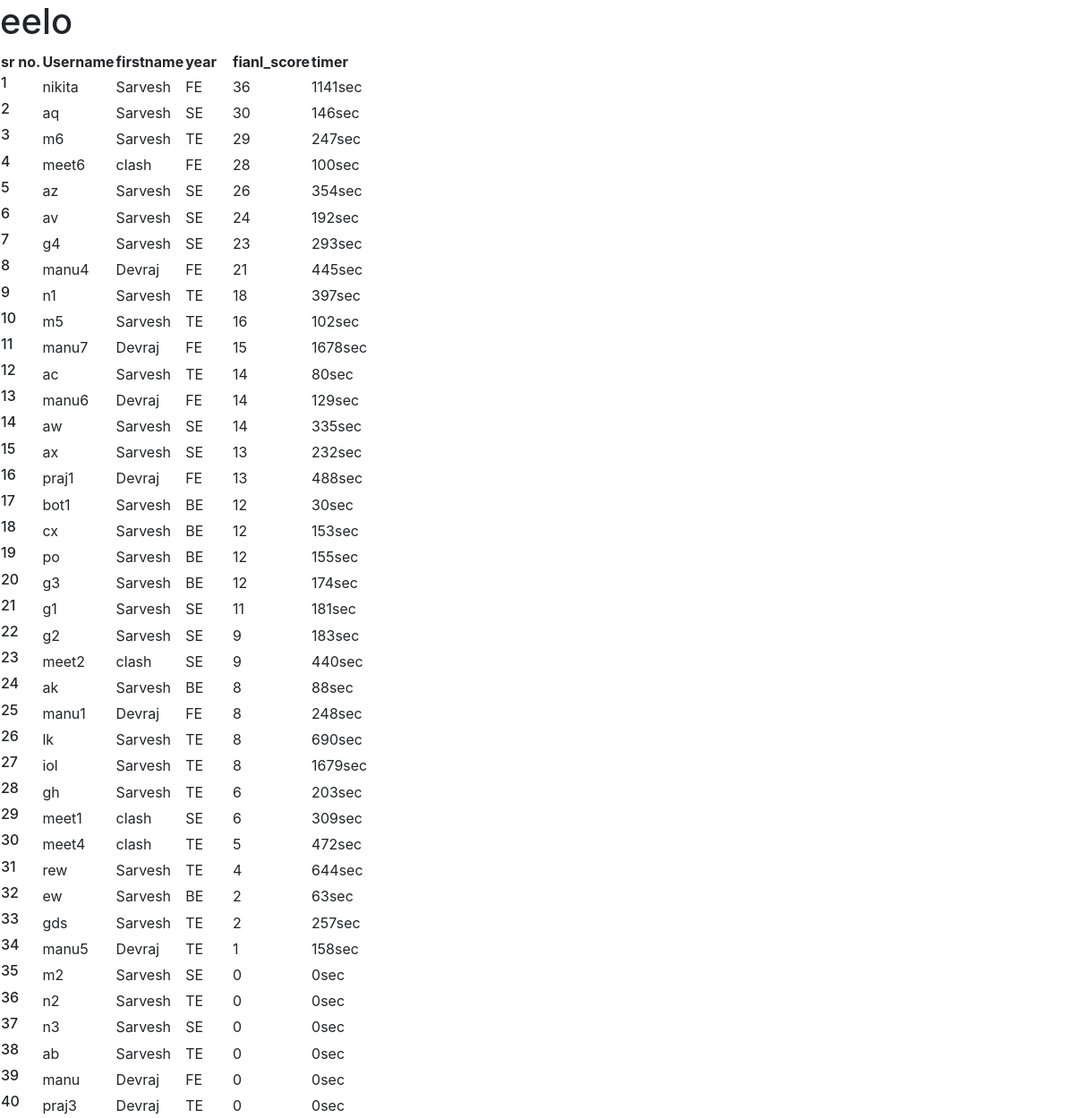
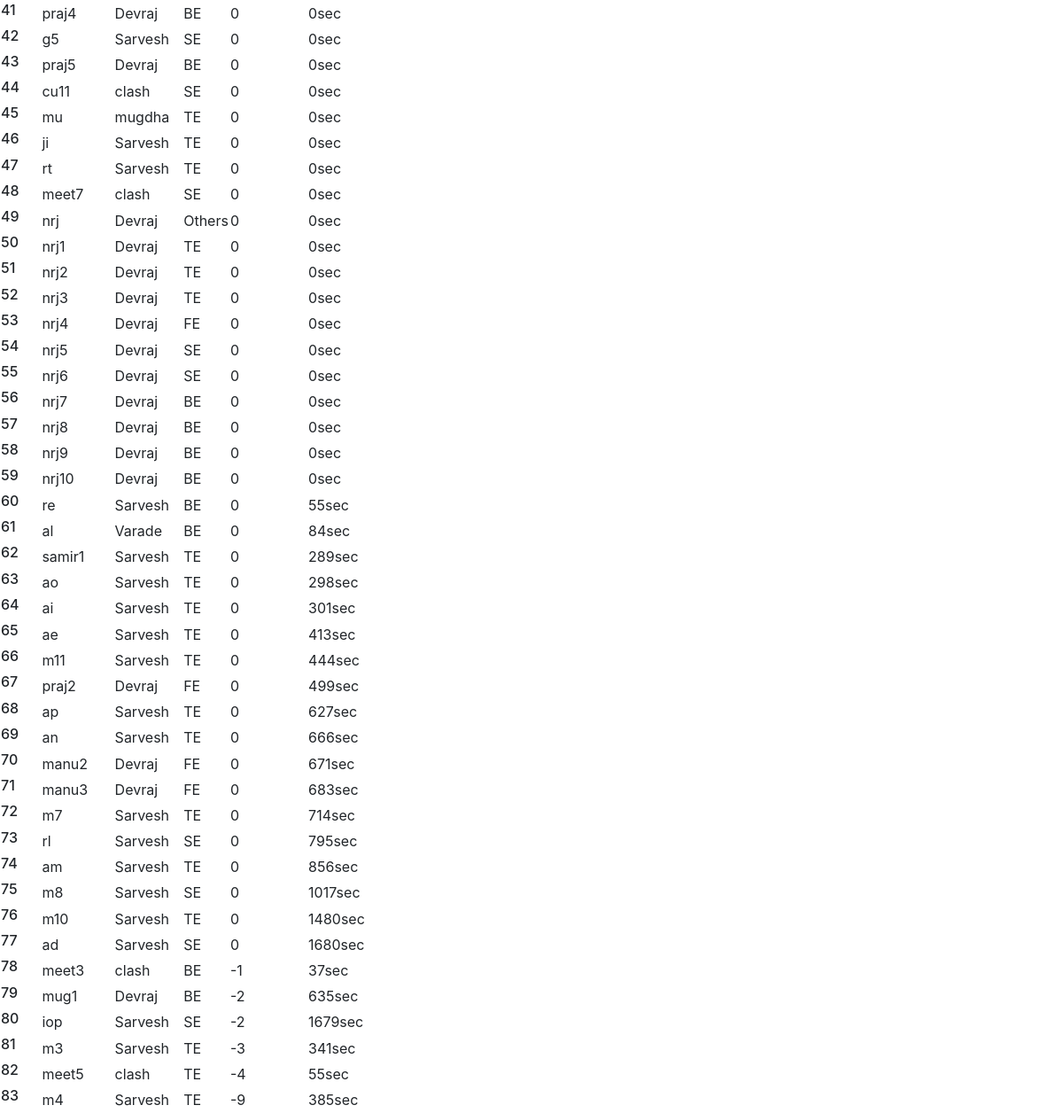
The app's page /leaderboard/, older data (2 pictures, top to bottom).
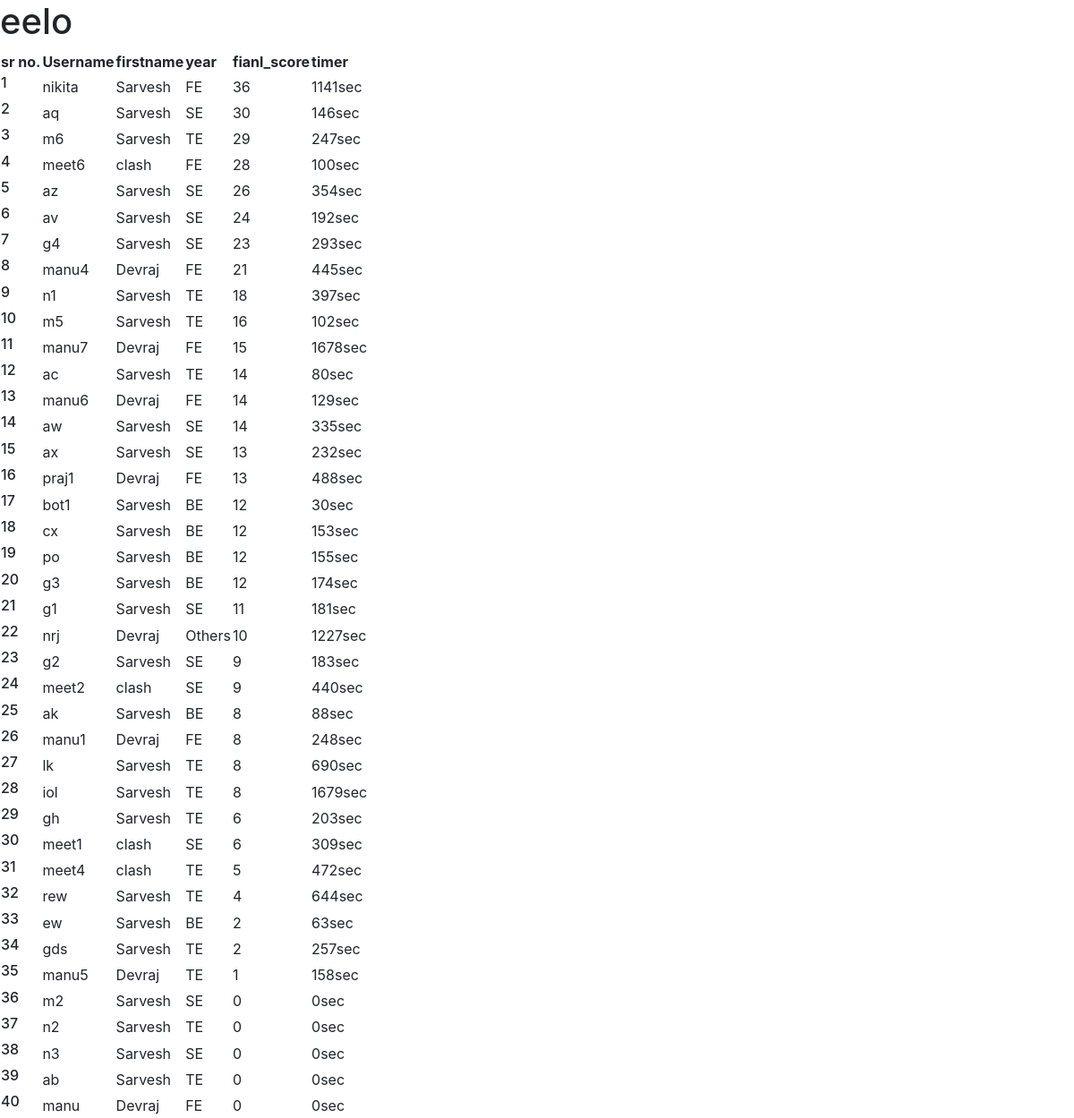
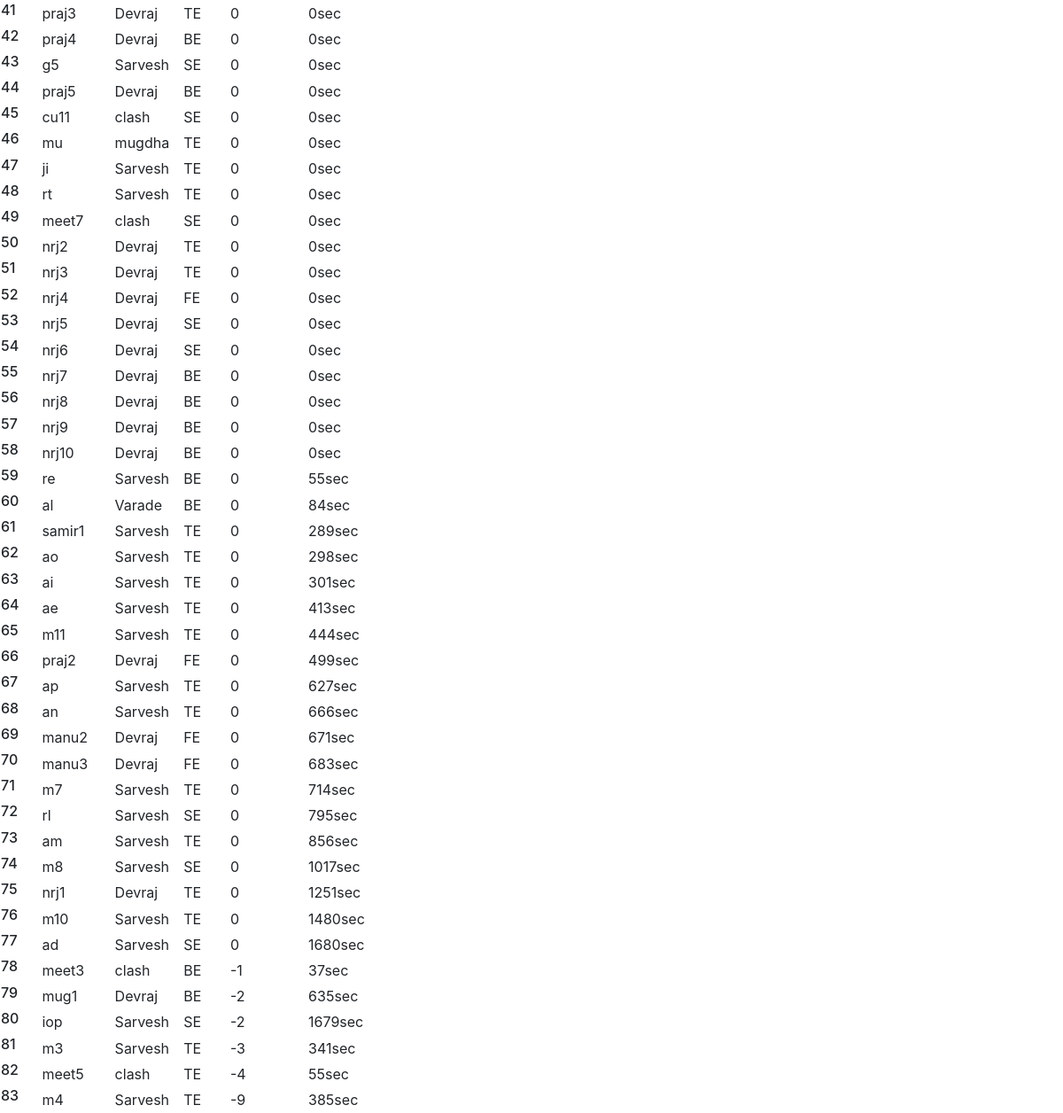
The same page, newer data (2 pictures, top to bottom).
### Quiz/models.py (models this page shows, shortened)
class extendeduser(models.Model):
    number = models.CharField(max_length=20,null=True,default="")
    year = models.CharField(max_length=20, choices=YEAR_CHOICE,null=True,default="")
    user = models.OneToOneField(User,null=True,on_delete=models.CASCADE)
    final_score = models.IntegerField(default=0)
    marking_positive=models.IntegerField(default=4)
    marking_negative=models.IntegerField(default=-2)
    number_of_submits=models.IntegerField(default=0)
    random_ques = models.TextField(null=True)
    active = models.BooleanField(default=True)
    time_counter=models.IntegerField(null=True,default=0)
    time_rz_counter=models.IntegerField(null=True,default=0)
    time_speed = models.IntegerField(null=True,default=1000)
    red_zone_active = models.BooleanField(default=False)
    correct_ques = models.IntegerField(default=0)
    num_of_lifeline = models.IntegerField(default =0)
    prev_que_correct = models.BooleanField(default=False)
    questions_alloted = models.BooleanField(default=False)
    level = models.CharField(max_length=20,default="1")
    tab = models.IntegerField(default=25)
    redzone_skipped = models.BooleanField(default=False)
    login_time = models.DateTimeField(null=True)

### Quiz/views.py (the view)
# urls.py: path('leaderboard/',views.leaderboard,name='leaderboard'),
def leaderboard(request):
        profiles = extendeduser.objects.all()
        profiles = extendeduser.objects.order_by('-final_score','time_counter')
        context = {'profile': profiles , 'user':request.user}
        return  render(request,'Quiz/leaderboard.html',context)

### Quiz/templates/Quiz/leaderboard.html
{% extends 'Quiz/layout.html' %}
{% block content %}
<h1>eelo</h1>
<table class="rwd-table">
    <tbody>
        <tr>
            <th>sr no.</th>
            <th>Username</th>
            <th>firstname</th>
            <th>year</th>
            <th>fianl_score</th>
            <th>timer</th>
        </tr>
            {% for profil in profile %}
            <tr>
                <td data-th="sr no.">
                    <h6>{{ forloop.counter }}</h6>
                </td>
                <td data-th="Supplier username">
                    {{profil.user.username}}
                </td>
                <td data-th="Supplier username">
                    {{profil.user.first_name}}
                <td data-th="year">
                    {{profil.year}}
                </td>
                <td data-th="fianl_score">
                    {{profil.final_score}}
                </td>
                <td data-th="time">
                    {{profil.time_counter}}sec
                </td>
            </tr>
            {% endfor %}
    </tbody>
</table>
{% endblock content %}

Row changes from the older to the newer data that the page shows:
changed extendeduser "Others": final_score "0" → "10"; time_counter "0" → "1227"; moves up the list
changed extendeduser "nrj1": time_counter "0" → "1251"; moves down the list
